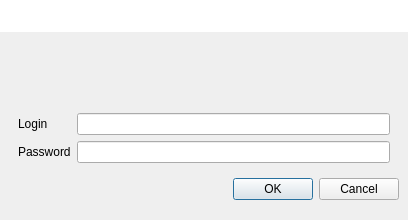
<?xml version="1.0" encoding="UTF-8"?>
<ui version="4.0">
 <class>LoginDialog</class>
 <widget class="QDialog" name="LoginDialog">
  <property name="geometry">
   <rect>
    <x>0</x>
    <y>0</y>
    <width>408</width>
    <height>220</height>
   </rect>
  </property>
  <property name="windowTitle">
   <string>Login</string>
  </property>
  <property name="modal">
   <bool>true</bool>
  </property>
  <layout class="QVBoxLayout" name="verticalLayout">
   <property name="leftMargin">
    <number>0</number>
   </property>
   <property name="topMargin">
    <number>0</number>
   </property>
   <property name="rightMargin">
    <number>0</number>
   </property>
   <item>
    <widget class="QWidget" name="widget" native="true">
     <property name="styleSheet">
      <string notr="true">background-color: rgb(255, 255, 255);</string>
     </property>
     <layout class="QHBoxLayout" name="horizontalLayout">
      <item>
       <widget class="QLabel" name="label">
        <property name="text">
         <string/>
        </property>
        <property name="pixmap">
         <pixmap resource="appRc.qrc">:/icons/login_64.png</pixmap>
        </property>
       </widget>
      </item>
     </layout>
    </widget>
   </item>
   <item>
    <spacer name="verticalSpacer">
     <property name="orientation">
      <enum>Qt::Vertical</enum>
     </property>
     <property name="sizeHint" stdset="0">
      <size>
       <width>20</width>
       <height>40</height>
      </size>
     </property>
    </spacer>
   </item>
   <item>
    <widget class="QWidget" name="widget1" native="true">
     <layout class="QVBoxLayout" name="verticalLayout_2">
      <item>
       <widget class="QWidget" name="widget_2" native="true">
        <layout class="QFormLayout" name="formLayout">
         <item row="0" column="0">
          <widget class="QLabel" name="label_2">
           <property name="text">
            <string>Login</string>
           </property>
          </widget>
         </item>
         <item row="0" column="1">
          <widget class="QLineEdit" name="editLogin"/>
         </item>
         <item row="1" column="0">
          <widget class="QLabel" name="label_3">
           <property name="text">
            <string>Password</string>
           </property>
          </widget>
         </item>
         <item row="1" column="1">
          <widget class="QLineEdit" name="editPassword">
           <property name="echoMode">
            <enum>QLineEdit::Password</enum>
           </property>
          </widget>
         </item>
        </layout>
       </widget>
      </item>
      <item>
       <widget class="QDialogButtonBox" name="buttonBox">
        <property name="orientation">
         <enum>Qt::Horizontal</enum>
        </property>
        <property name="standardButtons">
         <set>QDialogButtonBox::Cancel|QDialogButtonBox::Ok</set>
        </property>
       </widget>
      </item>
     </layout>
    </widget>
   </item>
  </layout>
 </widget>
 <resources>
  <include location="appRc.qrc"/>
 </resources>
 <connections>
  <connection>
   <sender>buttonBox</sender>
   <signal>accepted()</signal>
   <receiver>LoginDialog</receiver>
   <slot>accept()</slot>
   <hints>
    <hint type="sourcelabel">
     <x>248</x>
     <y>254</y>
    </hint>
    <hint type="destinationlabel">
     <x>157</x>
     <y>274</y>
    </hint>
   </hints>
  </connection>
  <connection>
   <sender>buttonBox</sender>
   <signal>rejected()</signal>
   <receiver>LoginDialog</receiver>
   <slot>reject()</slot>
   <hints>
    <hint type="sourcelabel">
     <x>316</x>
     <y>260</y>
    </hint>
    <hint type="destinationlabel">
     <x>286</x>
     <y>274</y>
    </hint>
   </hints>
  </connection>
 </connections>
</ui>
